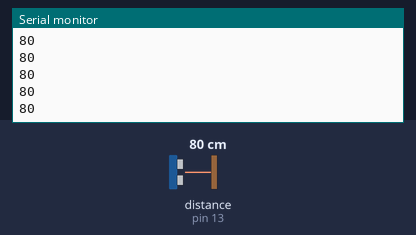
The sketch below on a simulated Arduino Uno, built with avr-gcc and run on an emulated ATmega328P. On the bench: the last lines printed to the serial monitor. Inputs (shaded band) come from the test bench; at power-on: distance to the obstacle (sensor on pin 13) 80 cm. The echo pulse lasts 58.3 µs per cm.

Above: at 1.2 s.
1.3 s: distance to the obstacle (sensor on pin 13) set to 2 cm
At 1.37 s:
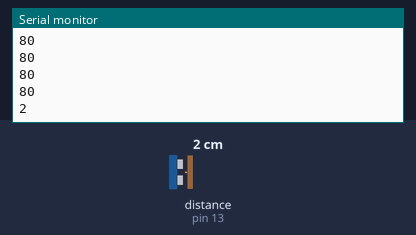
2.8 s: distance to the obstacle (sensor on pin 13) set to 4 cm
At 2.89 s:
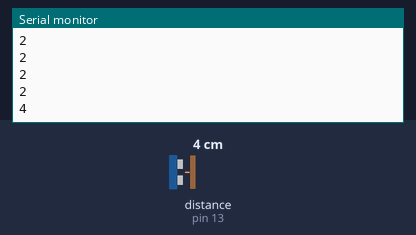
Timing chart, 0 to 5.8 s (numbered marks = the images above; inputs shaded):
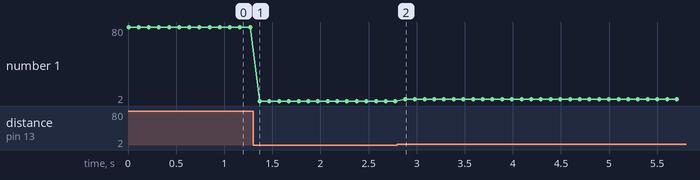

Measured:
- after the input at 1.3 s, the serial monitor: prints a new line after 0.07 s (image 1)
- after the input at 2.8 s, the serial monitor: prints a new line after 0.08 s (image 2)
- plotted number 1: 80 → 2 after the input at 1.3 s, 2 → 4 after the input at 2.8 s

The sketch:

sketch_may19a.ino
```cpp
const int out=12;
const int in=13;
void setup(){
Serial.begin(9600);
pinMode(in, INPUT);
pinMode(out, OUTPUT);
}
void loop()
{
long dur;
long dis;
long tocm;
digitalWrite(out,LOW);
delayMicroseconds(2);
digitalWrite(out,HIGH);
delayMicroseconds(10);
digitalWrite(out,LOW);
dur=pulseIn(in,HIGH);
tocm=microsecondsToCentimeters(dur);
Serial.println(String(tocm));
delay(100);
}
long microsecondsToCentimeters(long microseconds)
{
return microseconds / 29 / 2;
}
```
